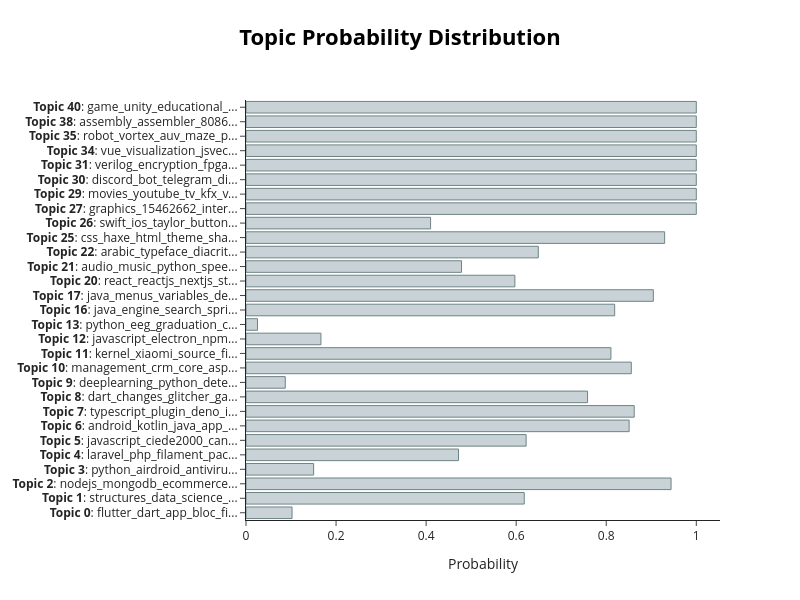

Notebook code cell kept with this figure:
### Markdown cell above
> `-1` indicates to NaN (No response from GitHub API)

### Code cell
# Visualize the topic distribution
topic_model.visualize_distribution(probabilities).show()

### Figure 1 — Plotly figure (JSON) as saved in the notebook; plotly's stock layout.template omitted (floating-point values rounded to 4 significant figures)
{"data": [{"marker": {"color": "#C8D2D7", "line": {"color": "#6E8484", "width": 1}}, "orientation": "h", "type": "bar", "x": [0.1023, 0.6179, 0.9439, 0.1502, 0.472, 0.6221, 0.8509, 0.8621, 0.7585, 0.08721, 0.8557, 0.8104, 0.1664, 0.02555, 0.8188, 0.9046, 0.5971, 0.4786, 0.6491, 0.9297, 0.4099, 1, 1, 1, 1, 1, 1, 1, 1], "y": ["<b>Topic 0</b>: flutter_dart_app_bloc_fi...", "<b>Topic 1</b>: structures_data_science_...", "<b>Topic 2</b>: nodejs_mongodb_ecommerce...", "<b>Topic 3</b>: python_airdroid_antiviru...", "<b>Topic 4</b>: laravel_php_filament_pac...", "<b>Topic 5</b>: javascript_ciede2000_can...", "<b>Topic 6</b>: android_kotlin_java_app_...", "<b>Topic 7</b>: typescript_plugin_deno_i...", "<b>Topic 8</b>: dart_changes_glitcher_ga...", "<b>Topic 9</b>: deeplearning_python_dete...", "<b>Topic 10</b>: management_crm_core_asp...", "<b>Topic 11</b>: kernel_xiaomi_source_fi...", "<b>Topic 12</b>: javascript_electron_npm...", "<b>Topic 13</b>: python_eeg_graduation_c...", "<b>Topic 16</b>: java_engine_search_spri...", "<b>Topic 17</b>: java_menus_variables_de...", "<b>Topic 20</b>: react_reactjs_nextjs_st...", "<b>Topic 21</b>: audio_music_python_spee...", "<b>Topic 22</b>: arabic_typeface_diacrit...", "<b>Topic 25</b>: css_haxe_html_theme_sha...", "<b>Topic 26</b>: swift_ios_taylor_button...", "<b>Topic 27</b>: graphics_15462662_inter...", "<b>Topic 29</b>: movies_youtube_tv_kfx_v...", "<b>Topic 30</b>: discord_bot_telegram_di...", "<b>Topic 31</b>: verilog_encryption_fpga...", "<b>Topic 34</b>: vue_visualization_jsvec...", "<b>Topic 35</b>: robot_vortex_auv_maze_p...", "<b>Topic 38</b>: assembly_assembler_8086...", "<b>Topic 40</b>: game_unity_educational_..."]}], "layout": {"height": 600, "hoverlabel": {"bgcolor": "white", "font": {"family": "Rockwell", "size": 16}}, "title": {"font": {"color": "Black", "size": 22}, "text": "<b>Topic Probability Distribution</b>", "x": 0.5, "xanchor": "center", "y": 0.95, "yanchor": "top"}, "width": 800, "xaxis": {"title": {"text": "Probability"}}}}
